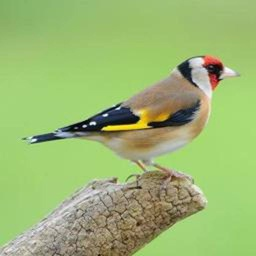
#> input picture Unit07/data/bird.jpg, 256 x 256 px, shrunk from 1024 x 1024 before the run
$ jupyter execute --allow-errors '7.4_Kmeans_Image segmentation_實戰.ipynb'
#> lines starting #> are read from the running program, lines starting #| are printed output that depends on the picture
[cell 1]
import numpy as np
import matplotlib.pyplot as plt
import cv2
from sklearn.cluster import KMeans

## 請安裝
> pip install opencv-python

# Problem : K-Means Clustering
**K-Means Clustering** is an unsupervised learning algorithm for data grouping. In image segmen- tation, it can be applied to partition image pixels into different groups based on the associated pixel values or features. In this problem, you will learn how to segment the provided image by using K-means clustering.

[cell 2]
img = cv2.imread('data/bird.jpg')
#> img is the input picture: shape (256, 256, 3); mean B, G, R 113.7, 183.4, 155.5
img = cv2.cvtColor(img, cv2.COLOR_BGR2RGB)

[cell 3]
img=cv2.imread("/Users/zhuzhiwen/Downloads/Unit07/data/bird.jpg")
img=cv2.cvtColor(img,cv2.COLOR_BGR2RGB)

## 1-1. cluster with only RGB values

[cell 4]
def km_clust(array, n_clusters):
    # Define the k-means clustering problem
    k_m = KMeans(n_clusters = n_clusters)
    # Solve the k-means clustering problem
    k_m.fit(array)
    # Get the coordinates of the clusters centres
    center = k_m.cluster_centers_
    print(center)
    # Get the label of each point
    label = k_m.labels_
    return(label, center)

[cell 5]
def km_clust(array,n_clusters):
    k_m=KMeans(n_clusters=n_clusters)
    k_m.fit(array)
    center=k_m.cluster_centers_
    label=k_m.labels_
    return(label,center)

#> (a cell that did not finish here is left out)

[cell 7]
h,w,c=img.shape
#> h = 256; w = 256; c = 3
Z=img.reshape((-1,3))
K=2
label,center=km_clust(Z,K)
#> center = [[108, 95.97, 71.39], [163.2, 197.7, 120.6]]
center=np.uint8(center[:,:])
#> center = [[107, 95, 71], [163, 197, 120]]
res=center[label.flatten()]
res=res.reshape(img.shape)
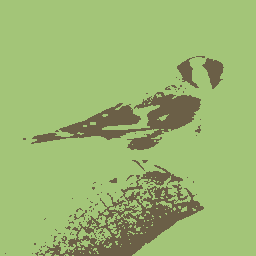
#> res: shape (256, 256, 3); mean R, G, B 155.2, 182.7, 113.1
plt.figure(figsize=(16,12))

plt.title("K={}".format(K))
plt.imshow(res)

[cell 8]
label

[cell 9]
img.shape
#> Out = (256, 256, 3)

[cell 10]
res=center[label.flatten()]
res=res.reshape
res

[cell 11]
center[label]

[cell 12]
import numpy as np

# 创建一个二维数组
arr = np.array([[1, 2, 3], [4, 5, 6]])

# 将数组重新形状为 (3, 2)
new_arr = arr.reshape((-1,1))
new_arr

[cell 13]
arr=np.array([[1,2,3],[4,5,6]])
new_arr=arr.reshape(3,2)
new_arr

#> (a cell that did not finish here is left out)

[cell 15]
print(Z)
#> (printed output is left out)

## 1-2. cluster with RGB values and the location

[cell 16]
h, w, c = img.shape

#Added location feature
Z = np.ones((h, w, c+2))
for h in range(len(img)):
    for w in range(len(img[h])):
        Z[h][w] = np.append(img[h][w], [[h], [w]])
Z = Z.reshape(-1, 5)

Ks = [2,4,8,16,32]
plt.figure(figsize=(16,12))

for i, K in enumerate(Ks):
    label, center = km_clust(Z, K)

    # Now convert back into uint8, and make original image
    center = np.uint8(center[:, :3])
    res = center[label.flatten()]
    res = res.reshape((img.shape))

    plt.subplot(1, 5, i+1)
    plt.axis('off')
    plt.title("K = {}".format(K))
    plt.imshow(res)
#> this loop made 5 passes
#> center on pass 1: [[152, 174, 107], [158, 194, 120]]
#> pass 1, `res = res.reshape((img.shape))`:
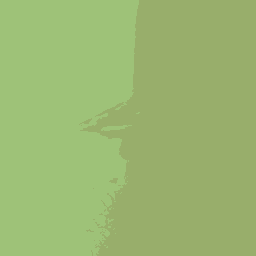
#> res: shape (256, 256, 3); mean R, G, B 154.8, 183.4, 113.1
#> pass 2, `res = res.reshape((img.shape))`:
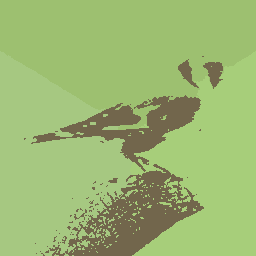
#> res: shape (256, 256, 3); mean R, G, B 155, 183.2, 113.2
#> pass 3, `res = res.reshape((img.shape))`:
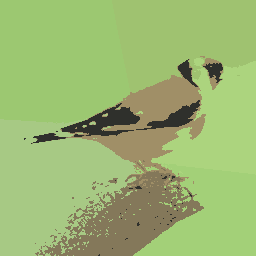
#> res: shape (256, 256, 3); mean R, G, B 154.9, 183, 112.9

plt.show()
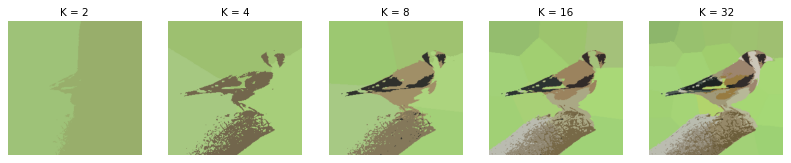
#> figure drawn by matplotlib, 5 panels

[cell 17]
center[label]

[cell 18]
h,w,c=img.shape
Z=np.zeros((h,w,c+2))
for h in range(len(img)):
    for w in range(len(img)):
        Z[h][w]=np.append(img[h][w],[[h/100],[w/100]])
Z=Z.reshape(-1,5)

Ks=[2,4,6,8,32]
plt.figure(figsize=(16,12))

for i,K in enumerate(Ks):
    label,center=km_clust(Z,K)

    center=np.uint8(center[:,:3])
    res=center[label.flatten()]

    res=res.reshape((img.shape))

    plt.subplot(1,6,i+1)
    plt.axis("off")
    plt.title("K={}".format(K))
    plt.imshow(res)
#> this loop made 5 passes
#> center on pass 1: [[152, 182, 108], [185, 188, 165]]
#> pass 1, `res=res.reshape((img.shape))`:
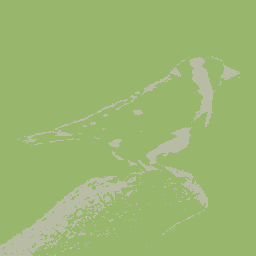
#> res: shape (256, 256, 3); mean R, G, B 155.2, 182.6, 113.5
#> pass 2, `res=res.reshape((img.shape))`:
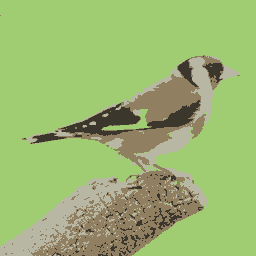
#> res: shape (256, 256, 3); mean R, G, B 154.9, 182.8, 113
#> pass 3, `res=res.reshape((img.shape))`:
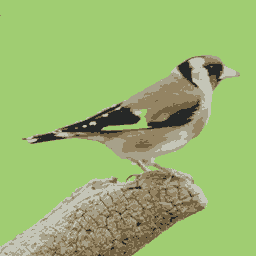
#> res: shape (256, 256, 3); mean R, G, B 154.9, 183.3, 112.9
plt.show()
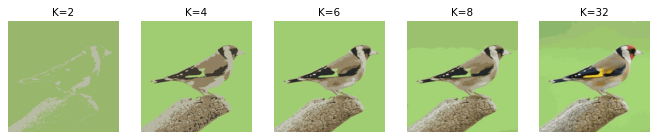
#> figure drawn by matplotlib, 5 panels

#> (a cell that did not finish here is left out)

[cell 20]
center[:,:3]
#> Out = 32 rows, first 8: [159, 208, 114], [77, 58, 29], [145, 130, 102], [204, 203, 195], [190, 176, 141], [156, 191, 114], [31, 38, 43], [117, 104, 71]

[cell 21]
label[10:
    ]

## 1-3. explain the differences between the two methods under the same K.

[cell 22]
print(Z)
#> (printed output is left out)

[cell 23]
h, w, c = img.shape

#Added location feature
Z = np.zeros((h, w, c+2))
for h in range(len(img)):
    for w in range(len(img)):
        Z[h][w] = np.append(img[h][w], [[h], [w]])
Z = Z.reshape(-1, 5)

[cell 24]
print(Z)
#> (printed output is left out)
